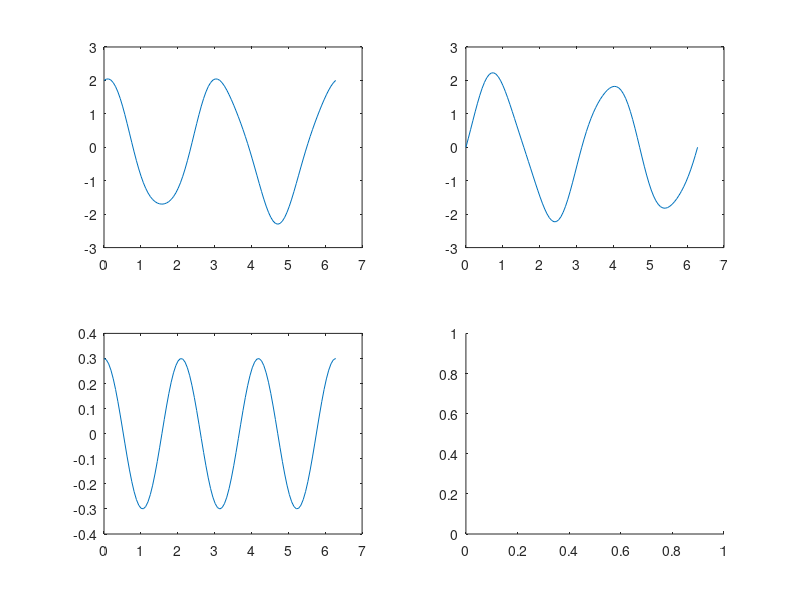

Reproduce this figure in MATLAB. (Note: this script raises an error after producing the figure.)
0
t=0:(2*pi/100):(2*pi);
x=cos(t*2).*(2+sin(t*3)*.3);
y=sin(t*2).*(2+sin(t*3)*.3);
z=cos(t*3)*.3;
subplot(2,2,1)
plot(t,x);
subplot(2,2,2);
plot(t,y);
subplot(2,2,3);
plot(t,z);
subplot(2,2,4);
tubeplot(x,y,z,0.14*sin(t*5)+.29,t,10)
axis equal
view(3)
mprint subplot3
